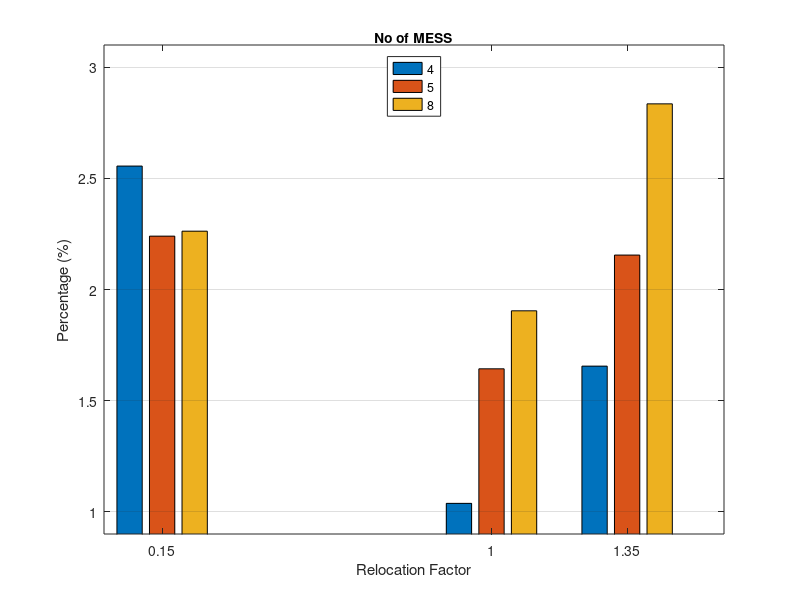

Source code (MATLAB):
%% peak shave dataset
load 10MESS_200rf.mat
disp(str_10MESS_200rf)
%%
reloc_array = linspace(0,2,201);
%%
% number of mess in the plot
% no_mess_pl = 4:6;
no_mess_pl = [4 5 8];
figure(2020+randi(400,1))
% plot(reloc_array,perc_gain_mat(:,no_mess_pl))
reloc_ind = [0.15 1.0 1.35];
bar(reloc_ind,perc_gain_mat(reloc_ind*100,no_mess_pl));
set(gca, 'XTick', (reloc_ind))
% set(gca,'YGrid','on','LineWidth',1.5)
set(gca,'YGrid','on')
% set(gca, 'XTickLabel', {num2str(reloc_ind(1)),num2str(reloc_ind(2)),num2str(reloc_ind(3))})
% xticks(h_bar,reloc_ind*100)
% xticklabels(h_bar,{num2str(reloc_ind)})
% title(['Gain percentage',newline,'No of MESS: ',num2str(NO_MESS)])
xlabel('Relocation Factor')
ylabel("Percentage (%)")
ylim([0.9 3.1])
% xlim([0 200])
h_leg = legend('show');
title(h_leg,'No of MESS')
% legend(num2str(no_mess_pl))
% legend('-DynamicLegend','DisplayName',num2str(no_mess_pl))
legend({num2str(no_mess_pl(1)),num2str(no_mess_pl(2)),num2str(no_mess_pl(3))},'Location','north')
%%
% print('bar_peak_shave','-dpng','-r0')
print('bar_peak_shave','-depsc','-r300')

%%
close all